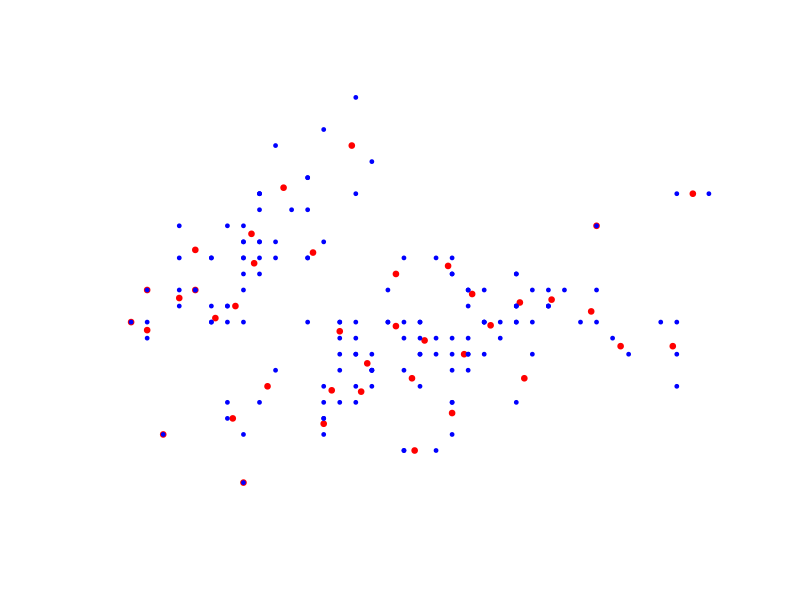

Reproduce this figure in R. (Note: this script raises an error after producing the figure.)
library("deldir")
y  <- iris$Sepal.Width
x  <- iris$Sepal.Length
pdf('Voronoi_diagram.pdf', width=10)
plot(x,y, type="n", xlab="", ylab="", axes=F, asp=T)
cl <- kmeans(cbind(x,y), 40)
vtess <- deldir(cl$centers[,1], cl$centers[,2])
points(cl$centers[,1], cl$centers[,2], pch=19, col="red", cex=0.75)
points(x, y, pch=19, col="blue", cex=0.5)
plot(vtess, wlines="tess", wpoints="none", number=FALSE, add=TRUE, lty=1, col="grey")
box()
dev.off()
if (interactive()) browseURL(paste0(getwd(),"/Voronoi_diagram.pdf"))
